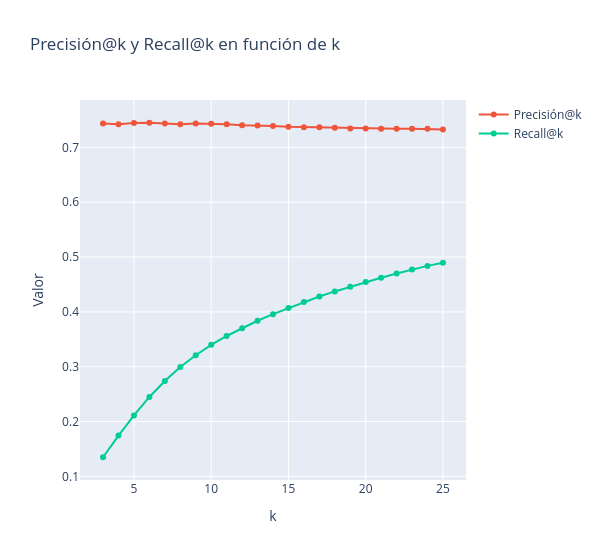

Notebook source saved alongside this figure:
### Markdown cell above
> **Respuesta**: La métrica `precision@k` se mantiene casi constante al variar el valor de $k$ en el rango señalado con paso de una unidad. Esto se debe a que el sistema es consistente mostrando $10$ cervezas donde el $\sim 74\,\%$ es relevante. Por otro lado, `recall@k` aumenta a medida que aumenta el valor de $k$. Esto tiene sentido, porque mientras más cervezas se recuperen, mayor probabilidad hay de capturar aquellas que son relevantes (pero no necesariamente es mejor en términos de costo computacional).

### Code cell
mean_precisions = []
mean_recalls = []

for k in range(3, 26):
  precisions, recalls = precision_recall_at_k(pred, k=k, threshold=3.5)
  mean_precisions.append(np.mean(list(precisions.values())))
  mean_recalls.append(np.mean(list(recalls.values())))

plt = px.line(title='Precisión@k y Recall@k en función de k')
plt.add_scatter(
  x=list(range(3, 26)), 
  y=mean_precisions,
  mode='lines+markers', 
  name='Precisión@k'
)
plt.add_scatter(
  x=list(range(3, 26)), 
  y=mean_recalls,
  mode='lines+markers', 
  name='Recall@k'
)
plt.update_layout(width=600)
plt.update_xaxes(title_text='k')
plt.update_yaxes(title_text='Valor')
plt.show()

### Figure 1 — Plotly figure (JSON) as saved in the notebook; plotly's stock layout.template omitted (floating-point values rounded to 4 significant figures)
{"data": [{"hovertemplate": "<extra></extra>", "legendgroup": "", "line": {"color": "#636efa", "dash": "solid"}, "marker": {"symbol": "circle"}, "mode": "lines", "name": "", "orientation": "v", "showlegend": false, "type": "scatter", "xaxis": "x", "yaxis": "y"}, {"mode": "lines+markers", "name": "Precisión@k", "type": "scatter", "x": [3, 4, 5, 6, 7, 8, 9, 10, 11, 12, 13, 14, 15, 16, 17, 18, 19, 20, 21, 22, 23, 24, 25], "y": [0.7439, 0.7421, 0.7445, 0.745, 0.7434, 0.7424, 0.7434, 0.7433, 0.7422, 0.7403, 0.7401, 0.7389, 0.7375, 0.7369, 0.7368, 0.7357, 0.7347, 0.7344, 0.7339, 0.7339, 0.7342, 0.734, 0.7328]}, {"mode": "lines+markers", "name": "Recall@k", "type": "scatter", "x": [3, 4, 5, 6, 7, 8, 9, 10, 11, 12, 13, 14, 15, 16, 17, 18, 19, 20, 21, 22, 23, 24, 25], "y": [0.1349, 0.1743, 0.2112, 0.2449, 0.2739, 0.2995, 0.321, 0.3399, 0.356, 0.37, 0.3838, 0.3958, 0.407, 0.4179, 0.4281, 0.4373, 0.4459, 0.4543, 0.4621, 0.47, 0.4772, 0.4839, 0.4897]}], "layout": {"legend": {"tracegroupgap": 0}, "title": {"text": "Precisión@k y Recall@k en función de k"}, "width": 600, "xaxis": {"anchor": "y", "domain": [0, 1], "title": {"text": "k"}}, "yaxis": {"anchor": "x", "domain": [0, 1], "title": {"text": "Valor"}}}}
